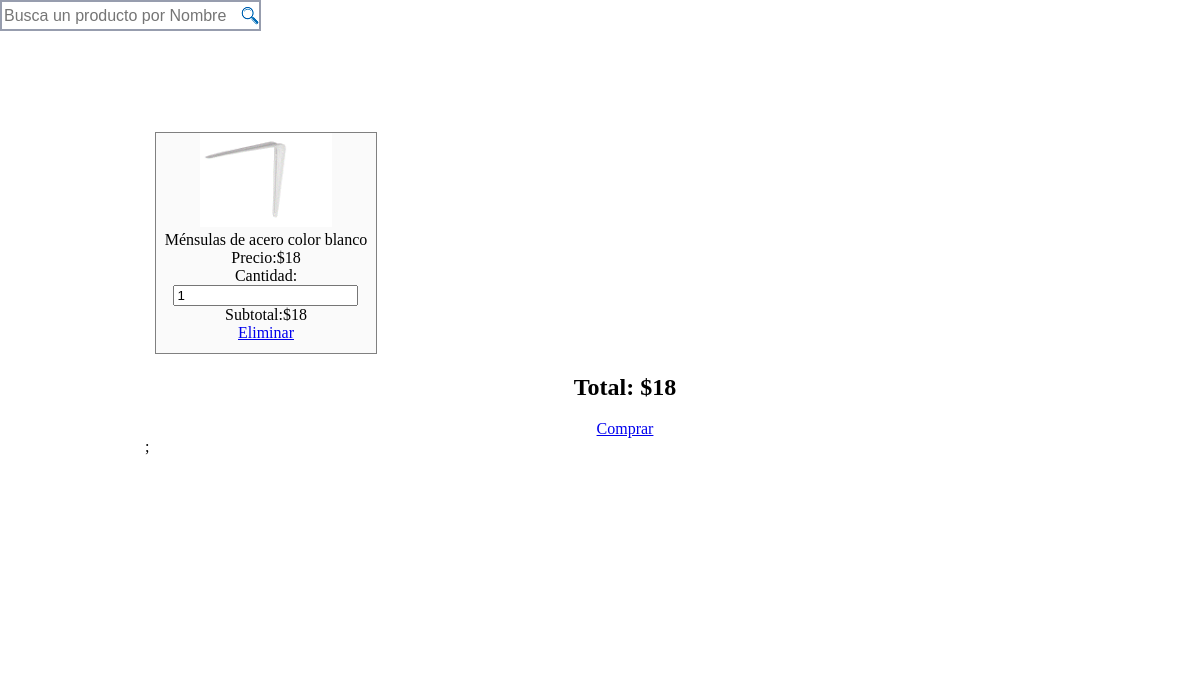
The app's page /carritodecompras.php?id=14 with its own data.
### tables this page shows
CREATE TABLE IF NOT EXISTS `productos` (
  `id` int(11) NOT NULL AUTO_INCREMENT,
  `codigo` text NOT NULL,
  `clave` text NOT NULL,
  `nombre` text NOT NULL,
  `marca` text NOT NULL,
  `medida` text NOT NULL,
  `pproveedor` double NOT NULL,
  `ppublico` double NOT NULL,
  `existencia` text NOT NULL,
  `descripcion` text NOT NULL,
  `imagen` text NOT NULL,
  PRIMARY KEY (`id`)
);

### carritodecompras.php (the view, shortened to what this page needs)
<?php
 if(isset($_SESSION['carrito'])){
    if(isset($_GET['id'])){
       $arreglo=$_SESSION['carrito'];
       $encontro=false;
       $numero=0;
       for($i=0;$i<count($arreglo);$i++){
       if($arreglo[$i]['Id']==$_GET['id']){
             $encontro=true;
             $numero=$i;
         }
     }
      if($encontro==true){
         $arreglo[$numero]['Cantidad']=$arreglo[$numero]['Cantidad']+1;
         $_SESSION['carrito']=$arreglo;
      }else{
        $nombre="";
         $precio=0;
         $imagen="";
         $re=mysql_query("select * from productos where id=".$_GET['id']);
         while ($f=mysql_fetch_array($re)){
             $nombre=$f['nombre'];
             $precio=$f['ppublico'];
             $imagen=$f['imagen'];
         }
         $datosNuevos=array('Id'=>$_GET['id'],
                 'Nombre'=>$nombre,
                 'Precio'=>$precio,
                 'Imagen'=>$imagen,
                 'Cantidad'=>1);
             array_push($arreglo, $datosNuevos);
             $_SESSION['carrito']=$arreglo;
      }
    }
 }else {
     if(isset($_GET['id'])){
         $re=mysql_query("select * from productos where id=".$_GET['id']);
     }
}
?>
<!DOCTYPE html>
<html lang="es">
<head>
        <link rel="stylesheet" type="text/css" href="./css/estilos.css">
</head>
<body>
<form>
  <div style=" width:240px; " >
     <input type="text" class="busca" id="caja_busqueda" name="clave" placeholder="Busca un producto por Nombre"/><br />
  </div>
</form>
	<section>
	<?php
           $total=0;
          if(isset($_SESSION['carrito'])){
            $datos=$_SESSION['carrito'];
            for($i=0;$i<count($datos);$i++){
        ?>
            <div class="producto">
                <center>
                    <img src="./productos/<?php echo $datos[$i]['Imagen'];?>"><br>
                    <span><?php echo $datos[$i]['Nombre'];?></span><br>
                    <span>Precio:$<?php echo $datos[$i]['Precio'];?></span><br>
                    <span>Cantidad:
                        <input type="text" value="<?php echo $datos[$i]['Cantidad'];?>"
                         data-precio="<?php echo $datos[$i]['Precio'];?>"
                         data-id="<?php echo $datos[$i]['Id'];?>"
                         class="cantidad">
                    </span><br>
                    <span class="subtotal">Subtotal:$<?php echo $datos[$i]['Precio']*$datos[$i]['Cantidad'];?></span><br>
                    <a href="#" class="eliminar" data-id="<?php echo $datos[$i]['Id']?>">Eliminar</a>
                </center>
            </div>
<?php
    $total=($datos[$i]['Precio']*$datos[$i]['Cantidad'])+$total;
            }
}else{
   echo'<center><h2>Aun no has elegido productos para comprar</h2></center>';
}
echo '<center><h2 id="total">Total:  $'.$total.'</h2></center>';
if ($total!=0){
    echo '<center><a href="./compras/compras.php" class="aceptar">Comprar</a></center>;';
}
        ?>
	</section>
</body>
</html>

### css/estilos.css (style rules this page uses)
html { padding: 0px; margin: 0px; }
body { background-color: #FFFFFF; padding: 0px; margin: 0px; }
section { width: 80%; min-height: 500px; border: 1px solid #FFFFFF; padding: 2%; margin:0 auto; margin-left: 10%; margin-top: 50px; }
.producto { width: 23%; height: 220px; background-color: #fafafa; border:1px solid gray; display: inline-block; vertical-align: top; margin-left: 1%; margin-top: 1%; }
.producto img { width: 60%; height: 60%; margin:0 auto; }

### carritodecompras.php (style rules this page uses)
#caja_busqueda { width:250px; height:25px; border:solid 2px #979DAE; font-size:16px; margin: 0 0 1em 0; background:url('./icono_buscar.png') no-repeat right center; padding-right:5px; }

### records on screen
productos: imagen (picture), nombre "Ménsulas de acero color blanco", ppublico "18", value "1", $datos[$i]['Precio']*$datos[$i]['Cantidad'] "18"

### other values on screen
$total "18"
